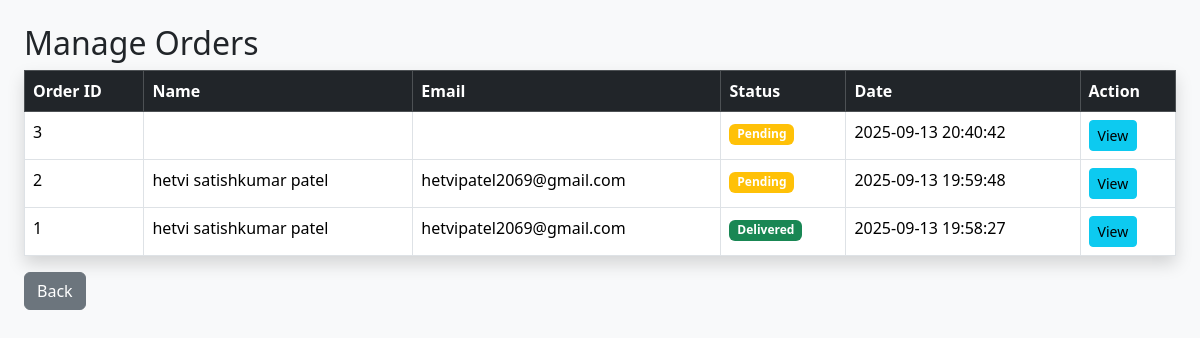
Screenshot of /admin/admin_orders.php (signed in) with the database file from the repository.
### tables this page shows
CREATE TABLE `orders` (
  `order_id` int(11) NOT NULL,
  `user_id` int(11) NOT NULL,
  `fullname` varchar(100) NOT NULL,
  `email` varchar(100) NOT NULL,
  `phone` varchar(255) NOT NULL,
  `payment_method` enum('UPI','COD','Card','NetBanking') NOT NULL,
  `address` text NOT NULL,
  `created_at` datetime DEFAULT current_timestamp(),
  `status` enum('pending','delivered','cancelled') NOT NULL DEFAULT 'pending',
  `total_amount` decimal(10,2) NOT NULL
);

### admin/admin_orders.php (the view, shortened to what this page needs)
<?php
require_once '../db.php';
$orders = $conn->query("SELECT * FROM orders ORDER BY created_at DESC");
?>
<!DOCTYPE html>
<html>
<head>
  <link href="https://cdn.jsdelivr.net/npm/bootstrap@5.3.3/dist/css/bootstrap.min.css" rel="stylesheet">
</head>
<body class="p-4 bg-light">
  <h2>Manage Orders</h2>
  <table class="table table-bordered table-hover bg-white shadow">
    <thead class="table-dark">
      <tr>
        <th>Order ID</th>
        <th>Name</th>
        <th>Email</th>
        <th>Status</th>
        <th>Date</th>
        <th>Action</th>
      </tr>
    </thead>
    <tbody>
      <?php while ($o = $orders->fetch_assoc()): ?>
        <tr>
          <td><?= $o['order_id'] ?></td>
          <td><?= htmlspecialchars($o['fullname']) ?></td>
          <td><?= htmlspecialchars($o['email']) ?></td>
          <td><span class="badge bg-<?= $o['status']=='pending'?'warning':($o['status']=='delivered'?'success':'danger') ?>"><?= ucfirst($o['status']) ?></span></td>
          <td><?= $o['created_at'] ?></td>
          <td><a href="order_view.php?id=<?= $o['order_id'] ?>" class="btn btn-sm btn-info">View</a></td>
        </tr>
      <?php endwhile; ?>
    </tbody>
  </table>
  <a href="index.php" class="btn btn-secondary">Back</a>
</body>
</html>

### rows the page displays
orders: order_id "3", status "Pending", created_at "2025-09-13 20:40:42"
orders: order_id "2", fullname "hetvi satishkumar patel", email "hetvipatel2069@gmail.com", status "Pending", created_at "2025-09-13 19:59:48"
orders: order_id "1", fullname "hetvi satishkumar patel", email "hetvipatel2069@gmail.com", status "Delivered", created_at "2025-09-13 19:58:27"
